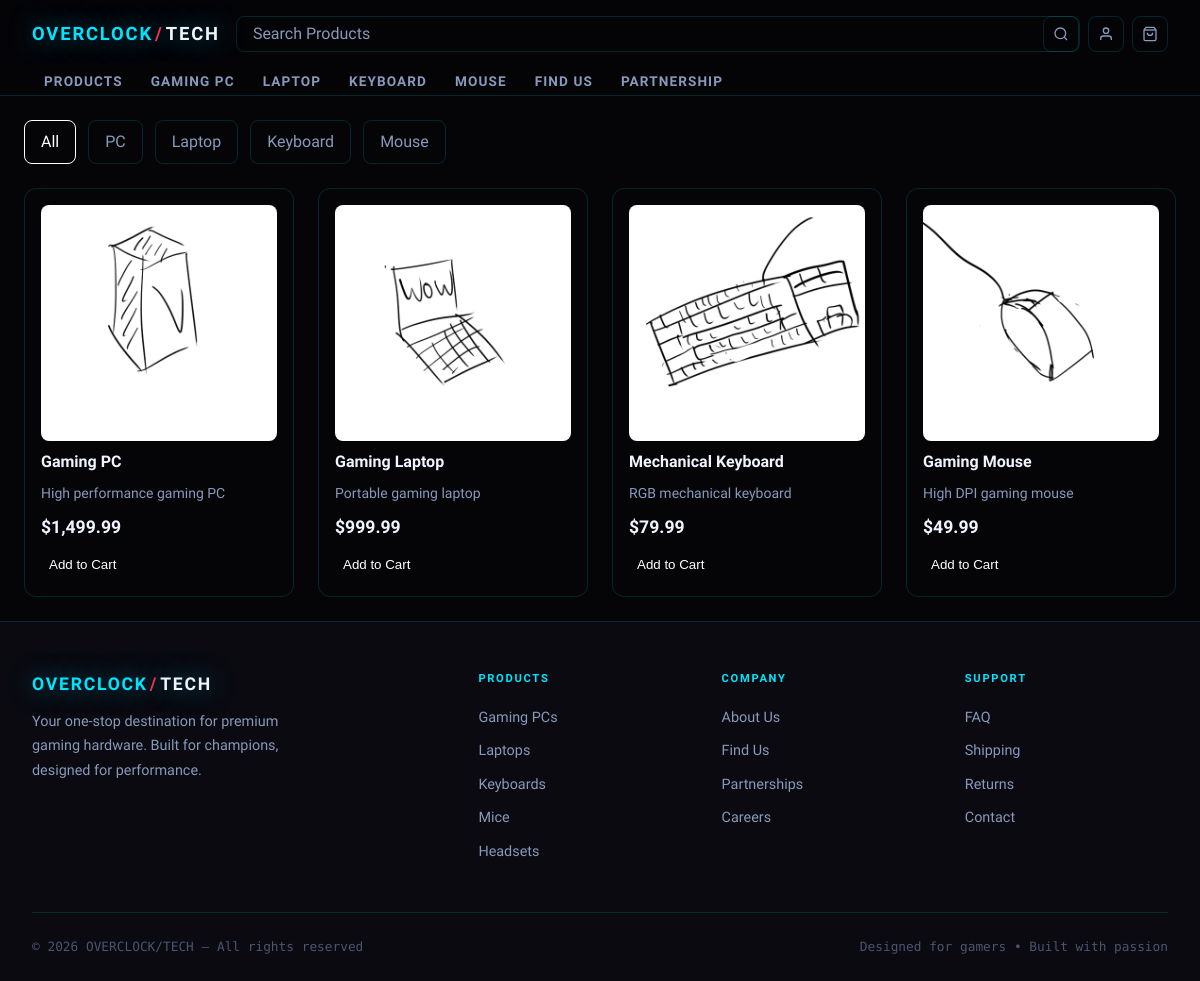
/products.php, run on the app's committed database.
### tables this page shows
CREATE TABLE `categories` (
  `category_id` int(11) NOT NULL AUTO_INCREMENT,
  `name` varchar(50) NOT NULL,
  PRIMARY KEY (`category_id`)
);

CREATE TABLE `products` (
  `product_id` int(11) NOT NULL AUTO_INCREMENT,
  `category_id` int(11) DEFAULT NULL,
  `name` varchar(100) NOT NULL,
  `description` text DEFAULT NULL,
  `price` decimal(10,2) NOT NULL,
  `stock` int(11) DEFAULT 0,
  `image` varchar(255) DEFAULT NULL,
  PRIMARY KEY (`product_id`),
  KEY `category_id` (`category_id`),
  CONSTRAINT `products_ibfk_1` FOREIGN KEY (`category_id`) REFERENCES `categories` (`category_id`)
);

### products.php (the view, shortened to what this page needs)
<?php
require_once 'db.php';
$categories = $pdo->query("SELECT * FROM categories")->fetchAll();
$selected_category = isset($_GET['category']) ? (int)$_GET['category'] : null;
if ($selected_category) {
  $stmt = $pdo->prepare("SELECT * FROM products WHERE category_id = ?");
  $stmt->execute([$selected_category]);
} else {
  $stmt = $pdo->query("SELECT * FROM products");
}
$products = $stmt->fetchAll();
?>
<!DOCTYPE html>
<html lang="en">
<head>
  <link rel="stylesheet" href="css/style.css">
</head>
<body>
  <?php include 'includes/nav.php'; ?>
  <main class="products-page">
    <div class="category-filters">
      <a href="products.php" class="filter-btn <?= !$selected_category ? 'active' : '' ?>">All</a>
      <?php foreach ($categories as $category): ?>
        <a href="products.php?category=<?= $category['category_id'] ?>"
           class="filter-btn <?= $selected_category == $category['category_id'] ? 'active' : '' ?>">
          <?= htmlspecialchars($category['name']) ?>
        </a>
      <?php endforeach; ?>
    </div>
    <div class="product-grid">
      <?php if (empty($products)): ?>
        <p>No products found.</p>
      <?php else: ?>
        <?php foreach ($products as $product): ?>
        <a href="product.php?id=<?= $product['product_id'] ?>" class="product-card-link">
          <div class="product-card">
            <img src="images/<?= htmlspecialchars($product['image']) ?>" alt="<?= htmlspecialchars($product['name']) ?>">
            <h3><?= htmlspecialchars($product['name']) ?></h3>
            <p><?= htmlspecialchars($product['description']) ?></p>
            <p class="price">$<?= number_format($product['price'], 2) ?></p>
            <form method="POST" action="products.php<?= $selected_category ? '?category=' . $selected_category : '' ?>">
              <button type="submit" name="add_to_cart" class="add-to-cart">Add to Cart</button>
            </form>
          </div>
        </a>
        <?php endforeach; ?>
      <?php endif; ?>
    </div>
  </main>
  <?php include 'includes/footer.php'; ?>
</body>
</html>

### includes/nav.php (shortened to what this page needs)
<?php
$activePage = $activePage ?? '';
$basePath   = $basePath ?? '';
$navItems = [
  ['href' => $basePath . 'products.php',                'label' => 'Products',   'key' => 'products'],
  ['href' => $basePath . 'products.php?category=1',     'label' => 'Gaming PC',  'key' => 'gaming-pc'],
  ['href' => $basePath . 'products.php?category=2',     'label' => 'Laptop',     'key' => 'laptop'],
  ['href' => $basePath . 'products.php?category=3',     'label' => 'Keyboard',   'key' => 'keyboard'],
  ['href' => $basePath . 'products.php?category=4',     'label' => 'Mouse',      'key' => 'mouse'],
  ['href' => $basePath . 'find-us.php',                 'label' => 'Find Us',    'key' => 'find-us'],
  ['href' => 'partnership.php',             'label' => 'Partnership','key' => 'partnership'],
];
$cartCount = isset($_SESSION['cart']) ? array_sum(array_column($_SESSION['cart'], 'qty')) : 0;
$isLoggedIn = isset($_SESSION['user_id']);
$userName   = $isLoggedIn ? htmlspecialchars($_SESSION['username'] ?? 'Account') : null;
?>
<nav class="navbar" role="navigation" aria-label="Main navigation">
  <div class="nav-top">
    <a href="<?= $basePath ?>home.php" class="navbar-brand" aria-label="OVERCLOCK TECH Home">
      OVERCLOCK<span class="brand-slash">/</span><span>TECH</span>
    </a>
    <div class="nav-icons">
      <div class="search" id="searchBar">
      <form action="search.php" method="GET" id="searchForm">
        <input class="search-input" type="search" name="q" placeholder="Search Products" />
      </form>
      <button class="nav-icon-btn" id="searchBtn" aria-label="Search">
        <svg width="16" height="16" viewBox="0 0 24 24" fill="none" stroke="currentColor" stroke-width="2">
          <circle cx="11" cy="11" r="8"/><path d="m21 21-4.35-4.35"/>
        </svg>
      </button>
      </div>
      <?php if ($isLoggedIn): ?>
        <a href="<?= $basePath ?>profile.php" class="nav-icon-btn" aria-label="My Account: <?= $userName ?>" title="My Profile">
          <svg width="16" height="16" viewBox="0 0 24 24" fill="none" stroke="currentColor" stroke-width="2">
            <path d="M20 21v-2a4 4 0 0 0-4-4H8a4 4 0 0 0-4 4v2"/><circle cx="12" cy="7" r="4"/>
          </svg>
        </a>
        <a href="<?= $basePath ?>forms/logout.php" class="nav-icon-btn nav-logout-btn" aria-label="Log out" title="Log Out">
          <svg width="16" height="16" viewBox="0 0 24 24" fill="none" stroke="currentColor" stroke-width="2">
            <path d="M9 21H5a2 2 0 0 1-2-2V5a2 2 0 0 1 2-2h4"/><polyline points="16 17 21 12 16 7"/><line x1="21" y1="12" x2="9" y2="12"/>
          </svg>
        </a>
      <?php else: ?>
        <a href="<?= $basePath ?>forms/login.php" class="nav-icon-btn" aria-label="Login">
          <svg width="16" height="16" viewBox="0 0 24 24" fill="none" stroke="currentColor" stroke-width="2">
            <path d="M20 21v-2a4 4 0 0 0-4-4H8a4 4 0 0 0-4 4v2"/><circle cx="12" cy="7" r="4"/>
          </svg>
        </a>
      <?php endif; ?>
      <a href="<?= $basePath ?>cart.php" class="nav-icon-btn" aria-label="Shopping cart, <?= $cartCount ?> items">
        <svg width="16" height="16" viewBox="0 0 24 24" fill="none" stroke="currentColor" stroke-width="2">
          <path d="M6 2L3 6v14a2 2 0 002 2h14a2 2 0 002-2V6l-3-4z"/><line x1="3" y1="6" x2="21" y2="6"/>
          <path d="M16 10a4 4 0 01-8 0"/>
        </svg>
      </a>
    </div>
  </div>
  <ul class="nav-links" id="navLinks" role="menubar">
    <?php foreach ($navItems as $item): ?>
      <li role="none">
        <a href="<?= $item['href'] ?>"
           class="<?= $activePage === $item['key'] ? 'active' : '' ?>"
           role="menuitem"
           aria-current="<?= $activePage === $item['key'] ? 'page' : 'false' ?>">
          <?= $item['label'] ?>
        </a>
      </li>
    <?php endforeach; ?>
  </ul>
</nav>

### includes/footer.php
<?php
$basePath = $basePath ?? '';
?>
<footer class="site-footer" role="contentinfo">
  <div class="footer-grid">
    <div class="footer-brand">
      <div class="navbar-brand" style="font-size:1.1rem;">
        OVERCLOCK<span class="brand-slash" style="color:var(--neon2);">/</span><span>TECH</span>
      </div>
      <p>Your one-stop destination for premium gaming hardware. Built for champions, designed for performance.</p>
    </div>
    <div class="footer-col">
      <h4>Products</h4>
      <ul>
        <li><a href="<?= $basePath ?>products.php?cat=gaming-pc">Gaming PCs</a></li>
        <li><a href="<?= $basePath ?>products.php?cat=laptop">Laptops</a></li>
        <li><a href="<?= $basePath ?>products.php?cat=keyboard">Keyboards</a></li>
        <li><a href="<?= $basePath ?>products.php?cat=mouse">Mice</a></li>
        <li><a href="<?= $basePath ?>products.php?cat=headset">Headsets</a></li>
      </ul>
    </div>
    <div class="footer-col">
      <h4>Company</h4>
      <ul>
        <li><a href="<?= $basePath ?>about.php">About Us</a></li>
        <li><a href="<?= $basePath ?>find-us.php">Find Us</a></li>
        <li><a href="<?= $basePath ?>partnership.php">Partnerships</a></li>
        <li><a href="<?= $basePath ?>careers.php">Careers</a></li>
      </ul>
    </div>
    <div class="footer-col">
      <h4>Support</h4>
      <ul>
        <li><a href="<?= $basePath ?>faq.php">FAQ</a></li>
        <li><a href="<?= $basePath ?>shipping.php">Shipping</a></li>
        <li><a href="<?= $basePath ?>returns.php">Returns</a></li>
        <li><a href="<?= $basePath ?>contact.php">Contact</a></li>
      </ul>
    </div>
  </div>
  <div class="footer-bottom">
    <span>&copy; <?= date('Y') ?> OVERCLOCK/TECH — All rights reserved</span>
    <span>Designed for gamers &bull; Built with passion</span>
  </div>
</footer>

### data on the page
categories: name "PC"
categories: name "Laptop"
categories: name "Keyboard"
categories: name "Mouse"
products: image (picture), name "Gaming PC", description "High performance gaming PC", price "1,499.99"
products: image (picture), name "Gaming Laptop", description "Portable gaming laptop", price "999.99"
products: image (picture), name "Mechanical Keyboard", description "RGB mechanical keyboard", price "79.99"
products: image (picture), name "Gaming Mouse", description "High DPI gaming mouse", price "49.99"

### other printed values
$item['label'] "PRODUCTS"
$item['label'] "GAMING PC"
$item['label'] "LAPTOP"
$item['label'] "KEYBOARD"
$item['label'] "MOUSE"
$item['label'] "FIND US"
$item['label'] "PARTNERSHIP"
